Frame 1 (no input): blank canvas, image omitted
Frame 60 (the mouse pressed at the canvas centre just before this capture): blank canvas, image omitted
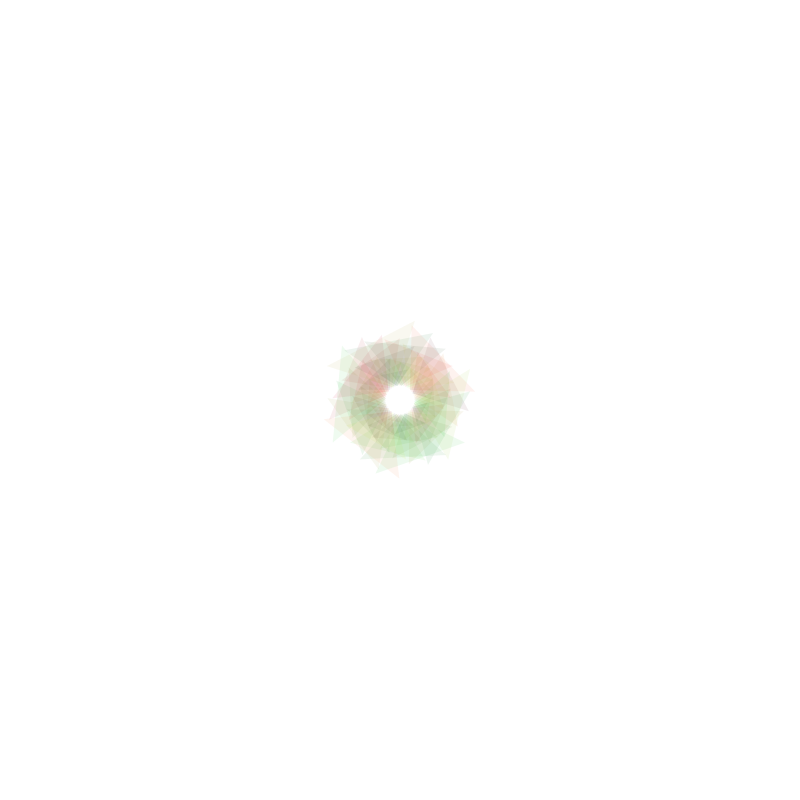
Frame 120 (the mouse held since frame 60 and released just before this capture)

The Processing sketch whose frames 1 and 60 were blank and that drew this single picture after the mouse press (run headless with seeded random() and noise(); from frame 60 on, the mouse is pressed at the canvas centre):

// Processing sketch: processing_91319
// ── processing_91319.pde

int i = 1;

void setup(){
  size(800, 800);
  background(255);
  noStroke();
}

void draw(){
  if(mousePressed){
    int cv = (int)random(255);
    int cv2 = (int)random(255);
  translate(mouseX, mouseY);
  rotate( i);
  fill(cv, cv2,i, 20);
  beginShape();
  vertex(10,10);
  vertex(10, 20+i);
  vertex(20+i, 10);
  endShape(CLOSE);
  if(i<200){
    i++;
  }
  else{
   i=0; 
  }
}
  }
  
  void mouseReleased(){
   i=0; 
  }
